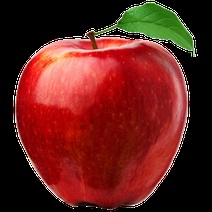
#> input picture task_1/image_dataset/apple_1.jpg, 212 x 212 px, shrunk from 349 x 349 before the run; its folder holds 4 pictures in this run; the run also reads 1 picture not shown here
$ python main.py
#> lines starting #> are read from the running program, lines starting #| are printed output that depends on the picture
#!/usr/bin/env python3
# -*- coding: utf-8 -*-
"""
Created on Tue Feb 22 22:40:20 2022

@author: rahul
"""

import cv2
import os
import glob

def task(file_path):

    img_file = []
    for path in file_path:
        img_file.append(path)

    split_text = []
    for text in img_file :

        split_text.append(os.path.splitext(text))   #splits the text into file_name and file_extension seperately

    gray_images = []
    image_format = []
    images = []

    for i in range(len(img_file)):
        if(split_text[i][1] != ".xml"):  #here excluding the .xml file
         gray_images.append(cv2.cvtColor(cv2.imread(img_file[i]), cv2.COLOR_BGR2GRAY))
         images.append(img_file[i])


    for i in range(len(gray_images)):
        image_format.append(type(gray_images[i]))


    #creating a new folder for gray_scale images
    folder_name = 'grayScale_images'
    folder = os.path.join(os.getcwd(), folder_name)


   #creating a new folder to store all grayscale images
    os.mkdir(folder_name)
    for i in range(len(gray_images)):
     cv2.imwrite(f"{folder}/{i}.png", gray_images[i])
#> this loop made 4 passes
#> pass 1, in task, `cv2.imwrite(f"{folder}/{i}.png", gray_images[i])`:
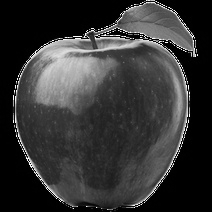
#> saved as 0.png: shape (212, 212); min 0, max 255, mean 52.5
#> pass 2, in task, `cv2.imwrite(f"{folder}/{i}.png", gray_images[i])`:
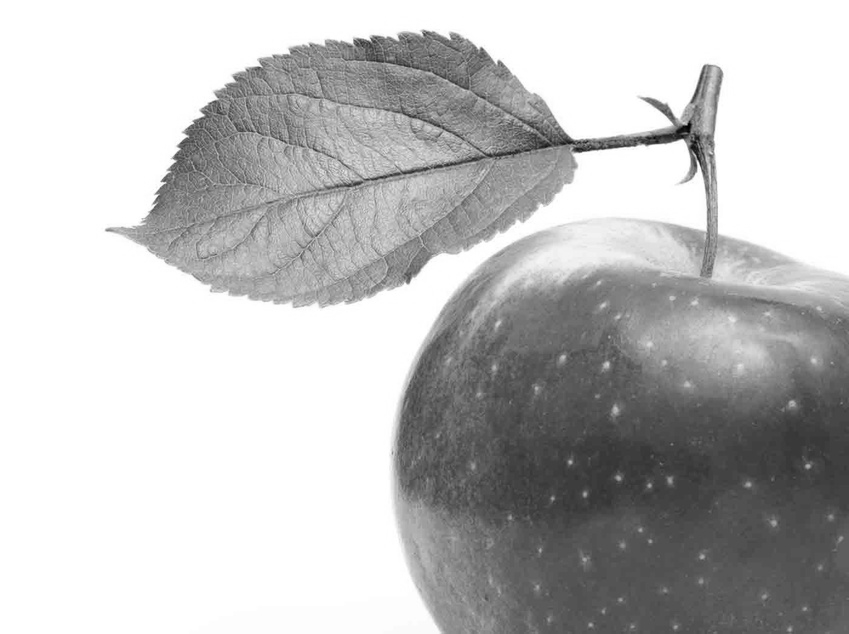
#> saved as 1.png: shape (634, 849); min 2, max 255, mean 192.3


    cv2.imshow("original_image", cv2.imread(images[1]))
    cv2.imshow("output = grayscale_image", gray_images[1])
    cv2.waitKey(0)
    cv2.destroyAllWindows()


    return len(img_file), image_format


if __name__ == '__main__':

    file_path = glob.glob("image_dataset/*")

    image_count, image_format =  task(file_path)

    print(f"There are total {image_count} images \nThe variable type of grayscale image is : {image_format[1]}")
